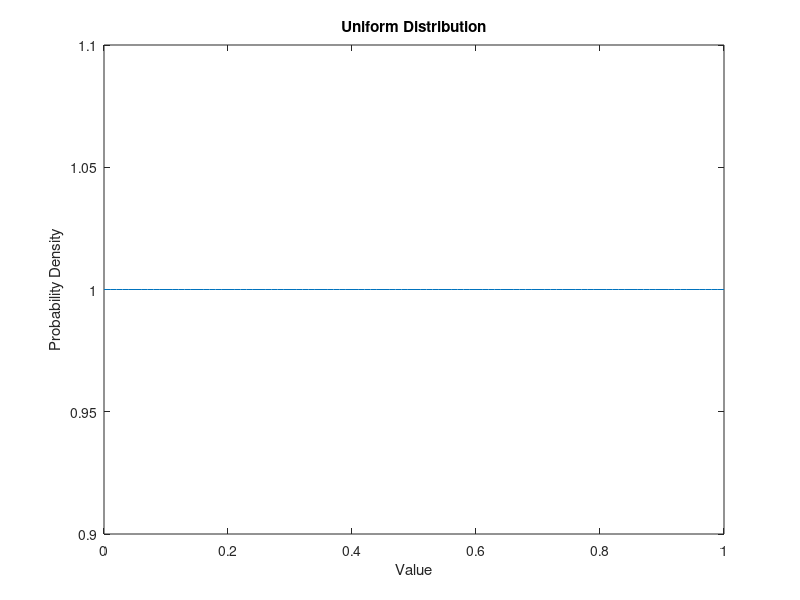

The MATLAB script that drew this image:
%Parameters
a=0;
b=1;

%Generate Uniform Distribution
x=a:0.01:b;
y=unifpdf(x,a,b);

%Plot
figure;
plot(x,y);
title('Uniform Distribution');
xlabel('Value');
ylabel('Probability Density');